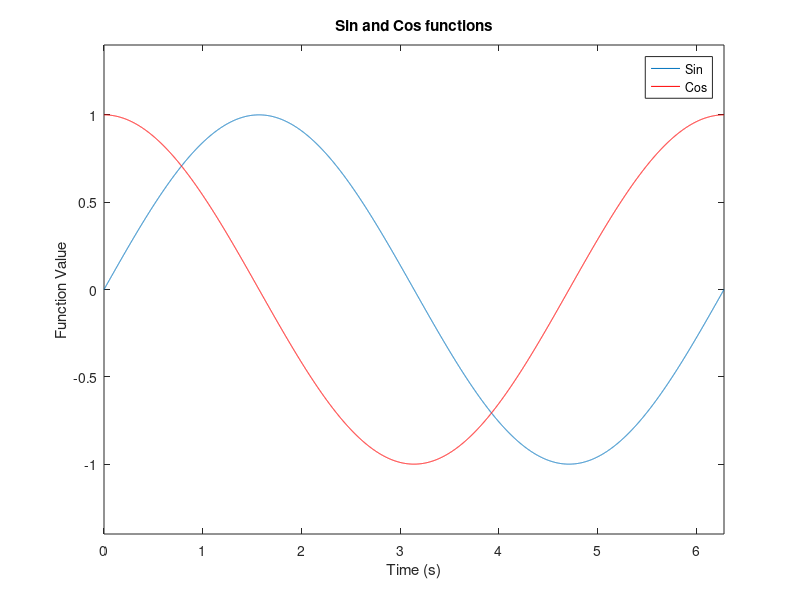

Source code (MATLAB):
figure;
t = 0:0.001:2*pi;
x = sin(t);
plot(t, x);
hold on;
y = cos(t);
plot(t, y, 'r');
xlabel('Time (s)'); 
ylabel('Function Value');
title('Sin and Cos functions');
legend('Sin', 'Cos');
xlim([0, 2*pi]);
ylim([-1.4, 1.4]);
hold off;
